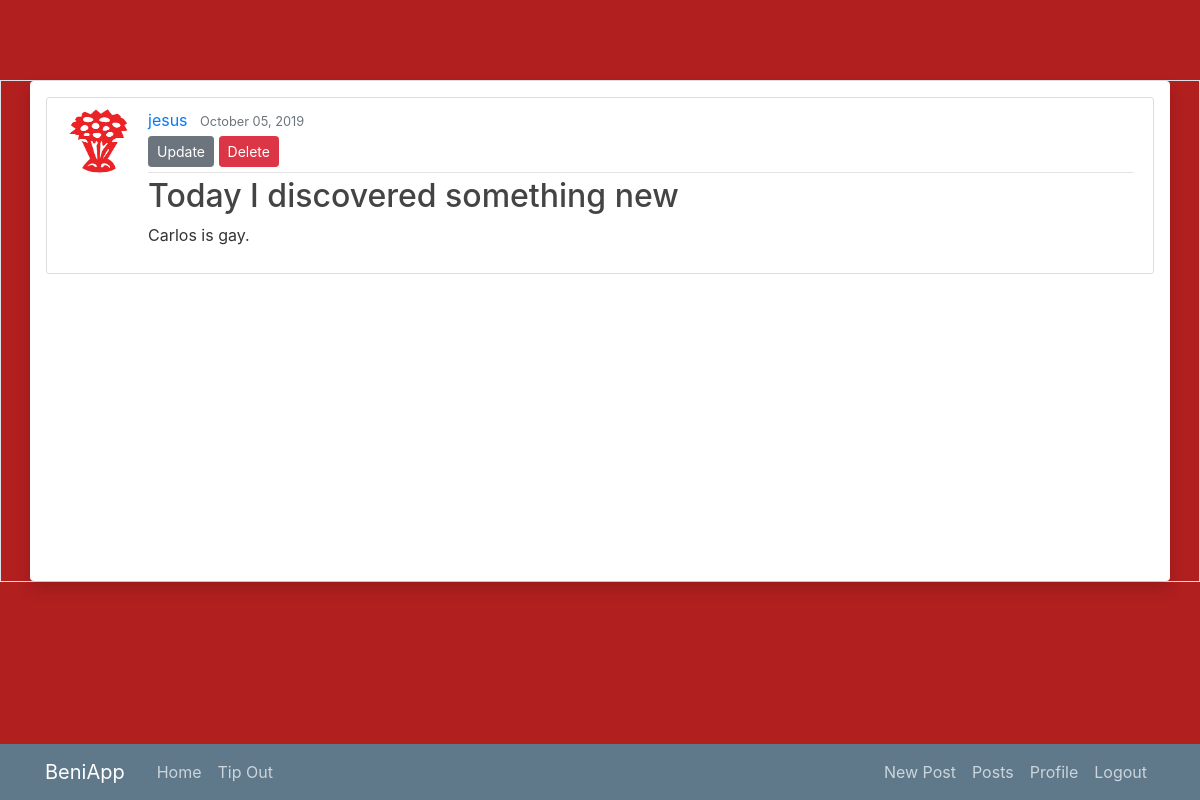
The app's page /post/38/ (signed in) with its own data.
### blog/models.py (models this page shows, shortened)
class Post(models.Model):
    title = models.CharField(max_length=100)
    content = models.TextField()
    date_posted = models.DateTimeField(default=timezone.now)
    author = models.ForeignKey(User, on_delete=models.CASCADE)

### users/models.py (models this page shows, shortened)
class Profile(models.Model):
    user = models.OneToOneField(User, on_delete=models.CASCADE)
    image = models.ImageField(default='default.png', upload_to='profile_pics')

### blog/views.py (the view)
# urls.py: path('post/<int:pk>/', PostDetailView.as_view(), name='post-detail'),
class PostDetailView(LoginRequiredMixin, DetailView):
    model = Post

### blog/templates/blog/post_detail.html
{% extends "blog/base.html" %}
{% block content %}
<article class="media content-section">
  <img class = "rounded-circle article-img" src="{{ object.author.profile.image.url }}">
  <div class="media-body">
    <div class="article-metadata">
      <a class="mr-2" href="{% url 'user-posts' post.author.username %}">{{ object.author }}</a>
      <small class="text-muted">{{ object.date_posted|date:"F d, Y" }}</small>
      {% if object.author == user %}
      <div class="">
        <a class="btn btn-secondary btn-sm mt-1 mb-1" href="{% url 'post-update' object.id %}">Update</a>
        <a class="btn btn-danger btn-sm mt-1 mb-1" href="{% url 'post-delete' object.id %}">Delete</a>
      </div>
      {% endif %}
    </div>
    <h2 class="article-title">{{ object.title }}</h2>
    <p class="article-content">{{ object.content }}</p>
  </div>
</article>
{% endblock content %}

### blog/static/blog/main.css (style rules this page uses)
body { background: #fafafa; color: #333333; margin-top: 5rem; }
h1, h2, h3, h4, h5, h6 { color: #444444; }
.content-section { background: #ffffff; padding: 10px 20px; border: 1px solid #dddddd; border-radius: 3px; margin-bottom: 20px; }
.article-title { color: #444444; }
.article-content { white-space: pre-line; }
.article-img { height: 65px; width: 65px; margin-right: 16px; }
.article-metadata { padding-bottom: 1px; margin-bottom: 4px; border-bottom: 1px solid #e3e3e3 }

### records on screen
Post: author.profile.image (picture), author "jesus", date_posted "October 05, 2019", title "Today I discovered something new", content "Carlos is gay."
